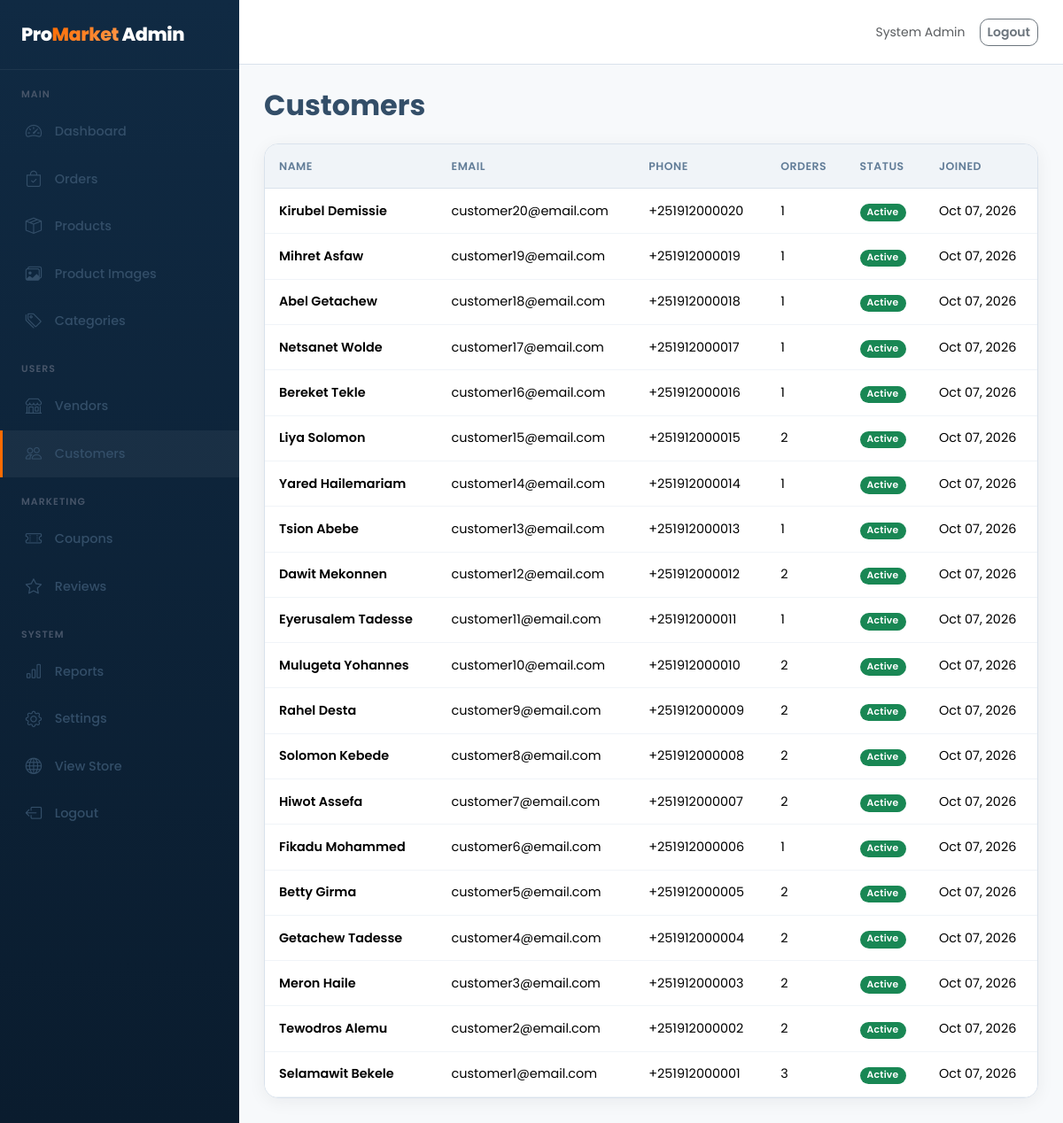
The page /admin/customers.php (signed in) on the database its author committed.
### tables this page shows
CREATE TABLE customers (
  id INT UNSIGNED AUTO_INCREMENT PRIMARY KEY,
  user_id INT UNSIGNED NOT NULL,
  full_name VARCHAR(150) NOT NULL,
  phone VARCHAR(40) DEFAULT NULL,
  created_at TIMESTAMP DEFAULT CURRENT_TIMESTAMP,
  FOREIGN KEY (user_id) REFERENCES users(id) ON DELETE CASCADE
);

CREATE TABLE users (
  id INT UNSIGNED AUTO_INCREMENT PRIMARY KEY,
  name VARCHAR(120) NOT NULL,
  email VARCHAR(160) NOT NULL UNIQUE,
  password VARCHAR(255) NOT NULL,
  role ENUM('admin','vendor','customer') NOT NULL DEFAULT 'customer',
  phone VARCHAR(40) DEFAULT NULL,
  avatar VARCHAR(255) DEFAULT NULL,
  status ENUM('active','inactive','suspended') NOT NULL DEFAULT 'active',
  last_login_at TIMESTAMP NULL DEFAULT NULL,
  created_at TIMESTAMP DEFAULT CURRENT_TIMESTAMP,
  updated_at TIMESTAMP DEFAULT CURRENT_TIMESTAMP ON UPDATE CURRENT_TIMESTAMP,
  INDEX idx_role (role)
);

### admin/customers.php (the view, shortened to what this page needs)
<?php
require_once __DIR__.'/../config/config.php';
$customers=$pdo->query("SELECT c.*, u.email, u.status as user_status, u.created_at, (SELECT COUNT(*) FROM orders o WHERE o.customer_id=c.id) as order_count FROM customers c JOIN users u ON u.id=c.user_id ORDER BY c.id DESC")->fetchAll();
require __DIR__.'/../includes/admin_header.php';
?>
<h2 class="fw-bold mb-4">Customers</h2>
<div class="table-card"><div class="table-responsive"><table class="table">
<thead><tr><th>Name</th><th>Email</th><th>Phone</th><th>Orders</th><th>Status</th><th>Joined</th></tr></thead>
<tbody>
<?php foreach($customers as $c):?>
<tr><td class="fw-semibold"><?=e($c['full_name'])?></td><td><?=e($c['email'])?></td><td><?=e($c['phone'])?></td><td><?=$c['order_count']?></td><td><?=status_badge($c['user_status'])?></td><td class="small"><?=format_date($c['created_at'])?></td></tr>
<?php endforeach;?>
</tbody></table></div></div>
<?php require __DIR__.'/../includes/admin_footer.php';?>

### includes/helpers.php (shortened to what this page needs)
<?php
function e(?string $str): string {
    return htmlspecialchars((string)$str, ENT_QUOTES | ENT_HTML5, 'UTF-8');
}
function format_date(?string $date, string $format = 'M d, Y'): string {
    return date($format, strtotime($date));
}
function status_badge(string $status): string {
    $map = [
        'active' => 'success', 'approved' => 'success', 'paid' => 'success', 'delivered' => 'success', 'completed' => 'success',
        'pending' => 'warning', 'processing' => 'info', 'confirmed' => 'primary', 'shipped' => 'info',
        'inactive' => 'secondary', 'suspended' => 'danger', 'rejected' => 'danger', 'cancelled' => 'danger', 'failed' => 'danger',
        'draft' => 'secondary',
    ];
    $color = $map[strtolower($status)] ?? 'secondary';
    return '<span class="badge bg-' . $color . '">' . e(ucfirst($status)) . '</span>';
}

### assets/css/style.css (style rules this page uses)
:root { --primary: #FF6B00; --primary-dark: #E05F00; --primary-light: #FF8A33; --navy: #102A43; --navy-deep: #0A1C2E; --accent: #102A43; --accent-soft: rgba(255, 107, 0, 0.10); --dark: #102A43; --dark-soft: #1B3A57; --text: #334E68; --muted: #627D98; --border: #D9E2EC; --border-light: #F0F4F8; --body-bg: #F7F9FB; --card-bg: #FFFFFF; --white: #FFFFFF; --success: #10B981; --warning: #F59E0B; --danger: #EF4444; --info: #06B6D4; --radius: 16px; --radius-sm: 10px; --radius-lg: 24px; --shadow: 0 4px 20px rgba(15, 23, 42, 0.06); --shadow-md: 0 8px 30px rgba(15, 23, 42, 0.08); --shadow-lg: 0 16px 48px rgba(15, 23, 42, 0.12); --shadow-glow: 0 0 40px rgba(255, 107, 0, 0.18); --transition: all 0.3s cubic-bezier(0.4, 0, 0.2, 1); --sidebar-width: 270px; --navbar-height: 72px; }
*, *::before, *::after { box-sizing: border-box; }
html { scroll-behavior: smooth; }
body { font-family: 'Poppins', 'Segoe UI', system-ui, -apple-system, sans-serif; background: var(--body-bg); color: var(--text); margin: 0; line-height: 1.6; -webkit-font-smoothing: antialiased; }
.table-card { background: var(--white); border-radius: var(--radius); box-shadow: var(--shadow); border: 1px solid var(--border); overflow: hidden; }
.table-card .table { margin: 0; }
.table-card .table th { background: #F0F4F8; font-weight: 600; font-size: 0.78rem; text-transform: uppercase; letter-spacing: 0.04em; color: var(--muted); border-bottom: 1px solid var(--border); white-space: nowrap; padding: 0.9rem 1rem; }
.table-card .table td { vertical-align: middle; font-size: 0.9rem; padding: 0.85rem 1rem; border-color: var(--border-light); }
.badge { font-weight: 600; letter-spacing: 0.02em; padding: 0.4em 0.75em; border-radius: 50px; }

### rows shown on the page
customers: full_name "Kirubel Demissie", user.email "customer20@email.com", phone "+251912000020", order_count "1", user.status "Active", user.created_at "Oct 07, 2026"
customers: full_name "Mihret Asfaw", user.email "customer19@email.com", phone "+251912000019", order_count "1", user.status "Active", user.created_at "Oct 07, 2026"
customers: full_name "Abel Getachew", user.email "customer18@email.com", phone "+251912000018", order_count "1", user.status "Active", user.created_at "Oct 07, 2026"
customers: full_name "Netsanet Wolde", user.email "customer17@email.com", phone "+251912000017", order_count "1", user.status "Active", user.created_at "Oct 07, 2026"
customers: full_name "Bereket Tekle", user.email "customer16@email.com", phone "+251912000016", order_count "1", user.status "Active", user.created_at "Oct 07, 2026"
customers: full_name "Liya Solomon", user.email "customer15@email.com", phone "+251912000015", order_count "2", user.status "Active", user.created_at "Oct 07, 2026"
customers: full_name "Yared Hailemariam", user.email "customer14@email.com", phone "+251912000014", order_count "1", user.status "Active", user.created_at "Oct 07, 2026"
customers: full_name "Tsion Abebe", user.email "customer13@email.com", phone "+251912000013", order_count "1", user.status "Active", user.created_at "Oct 07, 2026"
customers: full_name "Dawit Mekonnen", user.email "customer12@email.com", phone "+251912000012", order_count "2", user.status "Active", user.created_at "Oct 07, 2026"
customers: full_name "Eyerusalem Tadesse", user.email "customer11@email.com", phone "+251912000011", order_count "1", user.status "Active", user.created_at "Oct 07, 2026"
customers: full_name "Mulugeta Yohannes", user.email "customer10@email.com", phone "+251912000010", order_count "2", user.status "Active", user.created_at "Oct 07, 2026"
customers: full_name "Rahel Desta", user.email "customer9@email.com", phone "+251912000009", order_count "2", user.status "Active", user.created_at "Oct 07, 2026"
customers: full_name "Solomon Kebede", user.email "customer8@email.com", phone "+251912000008", order_count "2", user.status "Active", user.created_at "Oct 07, 2026"
customers: full_name "Hiwot Assefa", user.email "customer7@email.com", phone "+251912000007", order_count "2", user.status "Active", user.created_at "Oct 07, 2026"
customers: full_name "Fikadu Mohammed", user.email "customer6@email.com", phone "+251912000006", order_count "1", user.status "Active", user.created_at "Oct 07, 2026"
customers: full_name "Betty Girma", user.email "customer5@email.com", phone "+251912000005", order_count "2", user.status "Active", user.created_at "Oct 07, 2026"
customers: full_name "Getachew Tadesse", user.email "customer4@email.com", phone "+251912000004", order_count "2", user.status "Active", user.created_at "Oct 07, 2026"
customers: full_name "Meron Haile", user.email "customer3@email.com", phone "+251912000003", order_count "2", user.status "Active", user.created_at "Oct 07, 2026"
customers: full_name "Tewodros Alemu", user.email "customer2@email.com", phone "+251912000002", order_count "2", user.status "Active", user.created_at "Oct 07, 2026"
customers: full_name "Selamawit Bekele", user.email "customer1@email.com", phone "+251912000001", order_count "3", user.status "Active", user.created_at "Oct 07, 2026"

### other values the page prints
current_user()['name'] "System Admin"
